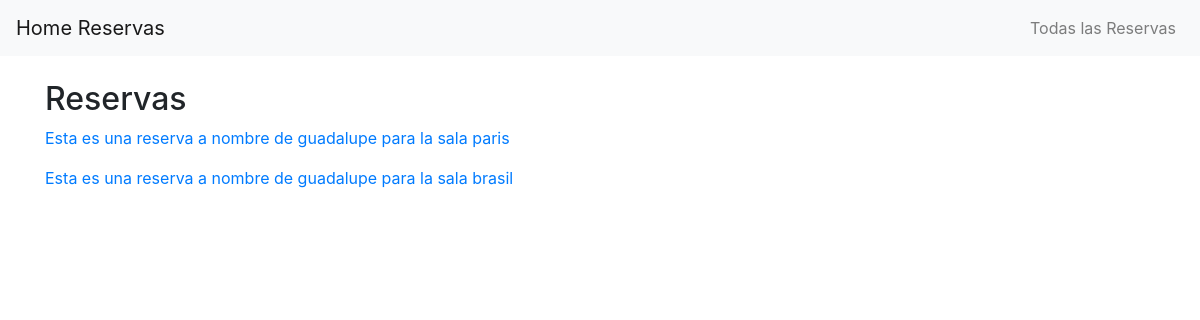
Screenshot of /bookings/buscar/guadalupe with the database file from the repository.
### bookings/models.py (models this page shows)
class Reserva(models.Model):
    nombre_de_usuario = models.CharField(max_length=50)
    sala = models.CharField(max_length=50)
    def __str__(self):
        return f"Esta es una reserva a nombre de {self.nombre_de_usuario} para la sala {self.sala}"

### bookings/views.py (the view)
# urls.py: path("buscar/<nombre_de_usuario>", search_view),
def search_view(request, nombre_de_usuario):
    reservas_del_usuario = Reserva.objects.filter(nombre_de_usuario=nombre_de_usuario).all()
    contexto_dict = {"reservas": reservas_del_usuario}
    return render(request, "bookings/list.html", contexto_dict)

### bookings/templates/bookings/list.html (shortened to what this page needs)
{% extends 'bookings/base.html' %}
{% block content %}
<section>
    <h2>Reservas</h2>
    <div class="reservas-list">
        {% for reserva in reservas %}
            <div class="discussion-item">
                <p><a href="http://google.com">{{ reserva }}</a></p>
            </div>
        {% empty %}
            <p>No hay Reservas disponibles.</p>
        {% endfor %}
    </div>
</section>
{% endblock %}

### rows the page displays
Reserva: nombre_de_usuario+sala "Esta es una reserva a nombre de guadalupe para la sala paris"
Reserva: nombre_de_usuario+sala "Esta es una reserva a nombre de guadalupe para la sala brasil"
